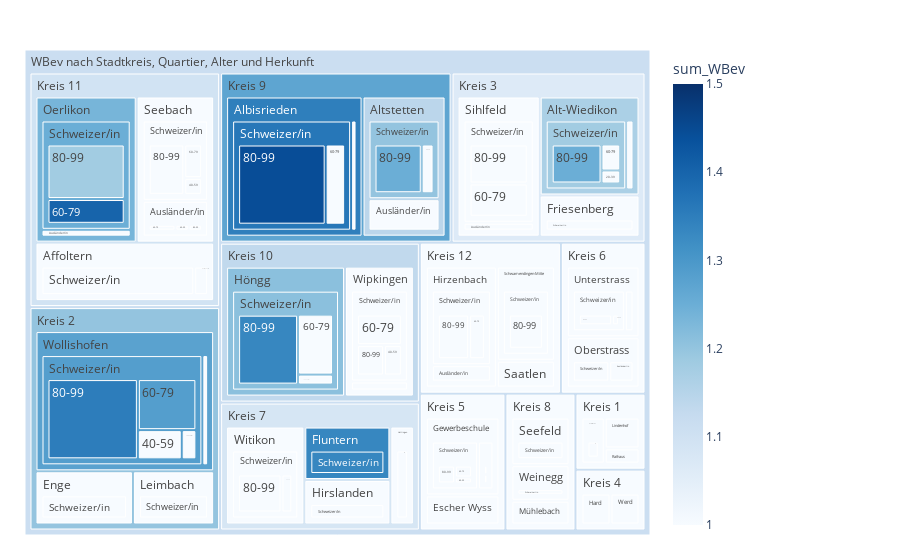

Notebook cell for this chart:
### Code cell
fig = px.treemap(myTreemapAgg.reset_index(), path=[px.Constant("WBev nach Stadtkreis, Quartier, Alter und Herkunft"), 'KreisLang','QuarLang','HerkunftLang', 'AlterV20Kurz']
                 , values='sum_WBev'
                 , color='sum_WBev'
                 ## bei discrete scales (bei Klassen und Strings):                 
                 #, color_discrete_map={'(?)':'lightgrey','EVP':'gold', 'SP':'#FF3030', 'PdA':'#EE3B3B', 'Grüne':'#A2CD5A','GLP':'#CAFF70','Die Mitte':'orange','FDP':'#104E8B','AL':'deeppink','SVP':'forestgreen', 'FL ZÜRI':'#8B864E','Volt':'#lightblue' }                
                 ## bei continuous scales (bei Zahlenwerten):
                , color_continuous_scale='Blues'
                #, color_continuous_midpoint=np.average(df['AnzBestWir'], weights=df['AnzBestWir'])  
                 #,height=400
                 #,width=1500                 
                )
fig.update_traces(root_color="grey")
fig.update_layout(margin = dict(t=50, l=25, r=250, b=25))
fig.show()

### Figure 1 — Plotly figure (JSON) as saved in the notebook; plotly's stock layout.template omitted (floating-point values rounded to 4 significant figures; data arrays with more than 128 entries replaced by an {"elided": "..."} marker saying what was removed)
{"data": [{"branchvalues": "total", "customdata": {"elided": "175x1 float values"}, "domain": {"x": [0, 1], "y": [0, 1]}, "hovertemplate": "labels=%{label}<br>sum_WBev_sum=%{value}<br>parent=%{parent}<br>id=%{id}<br>sum_WBev=%{color}<extra></extra>", "ids": {"elided": "175 str values"}, "labels": {"elided": "175 str values"}, "marker": {"coloraxis": "coloraxis", "colors": {"elided": "175 float values"}}, "name": "", "parents": {"elided": "175 str values"}, "root": {"color": "grey"}, "type": "treemap", "values": {"elided": "175 int values"}}], "layout": {"autosize": true, "coloraxis": {"colorbar": {"title": {"text": "sum_WBev"}}, "colorscale": [[0, "rgb(247,251,255)"], [0.125, "rgb(222,235,247)"], [0.25, "rgb(198,219,239)"], [0.375, "rgb(158,202,225)"], [0.5, "rgb(107,174,214)"], [0.625, "rgb(66,146,198)"], [0.75, "rgb(33,113,181)"], [0.875, "rgb(8,81,156)"], [1, "rgb(8,48,107)"]]}, "legend": {"tracegroupgap": 0}, "margin": {"b": 25, "l": 25, "r": 250, "t": 50}}}
